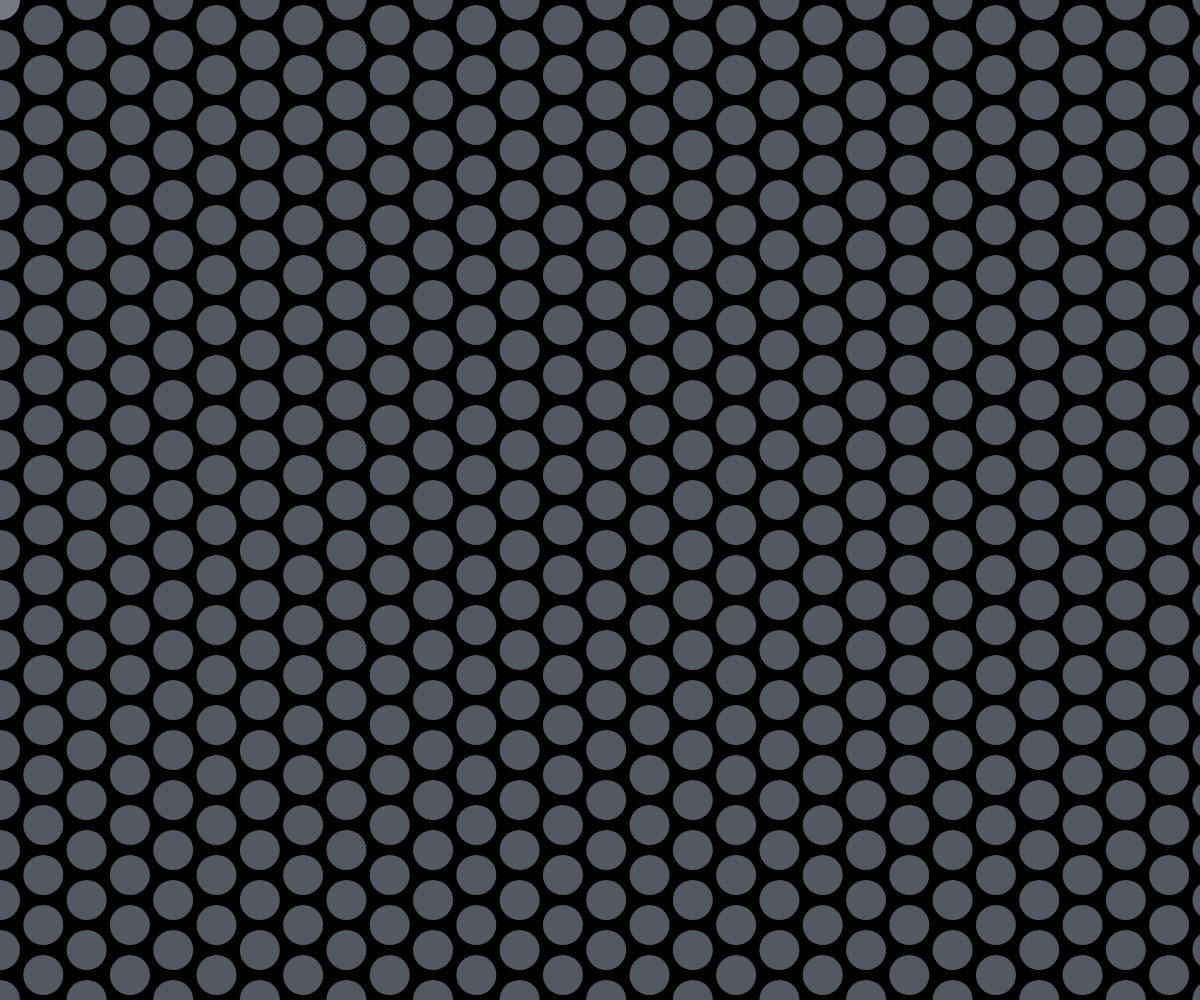
Frame 1 (no input)
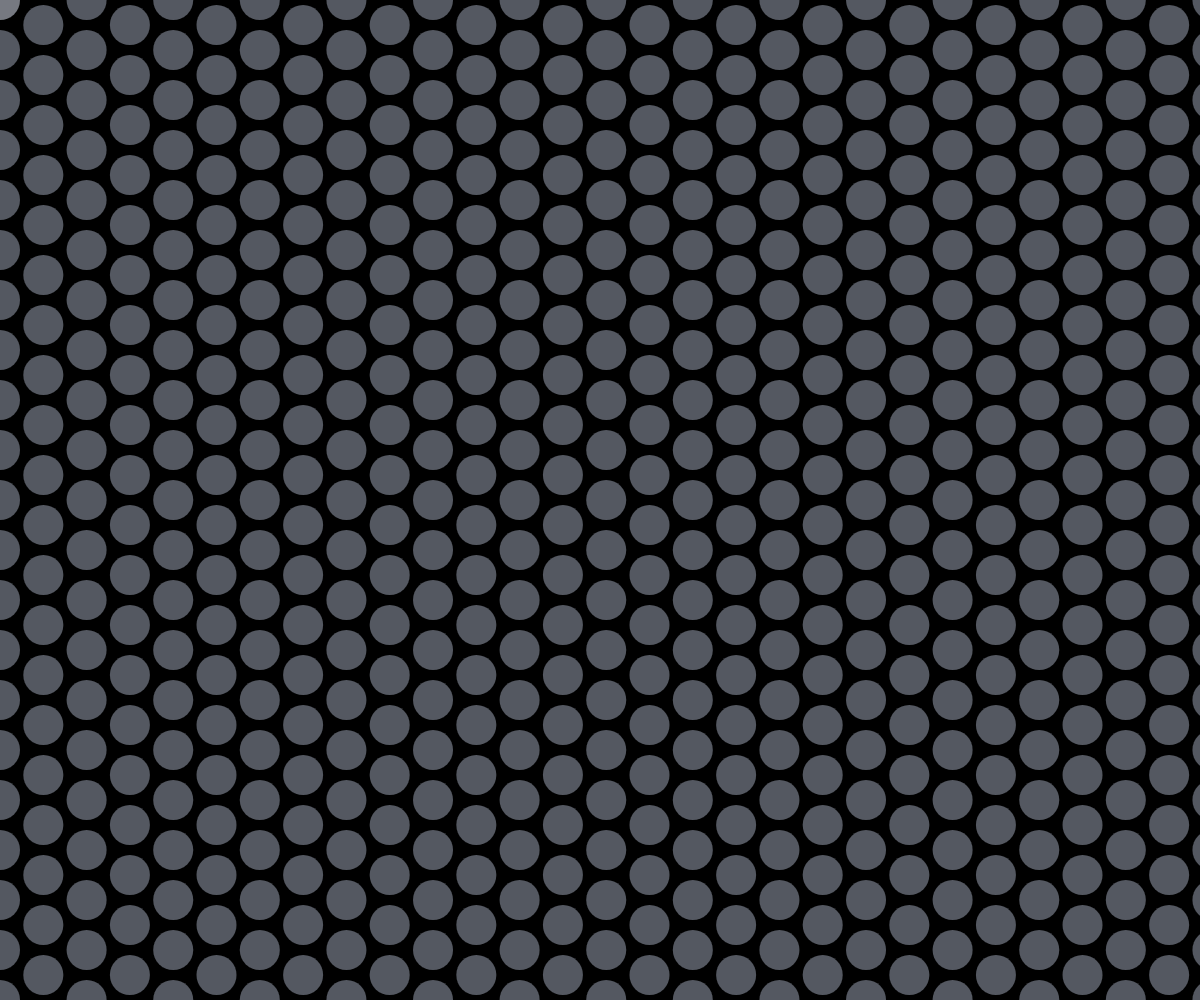
Frame 60 (no input)
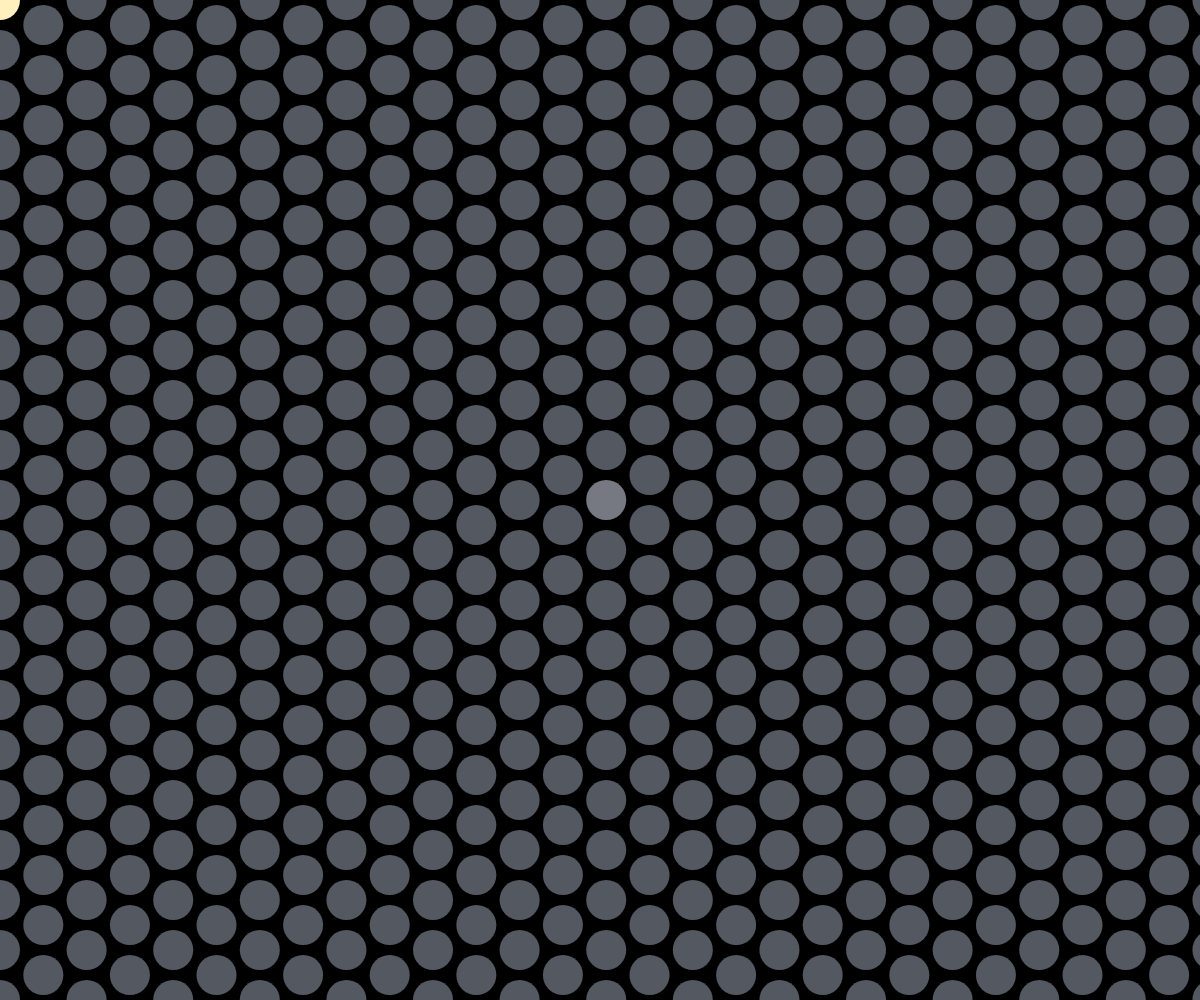
Frame 120 (the mouse pressed at the canvas centre since frame 60)

The p5.js sketch that drew these frames (run headless with seeded random() and noise() and a simulated clock; from frame 60 on, the mouse is pressed at the canvas centre):

// p5.js sketch
// ── sketch.js
let u;
let u2;
let count;
let mods = [];

function setup() {
  createCanvas(windowWidth, windowHeight);
  background('#000');
  u = 50;
  u2 = (u/2)*sqrt(3);
  let highCount = (height/u)+3;
  let wideCount = (width/u2)+3;
  count = int(highCount * wideCount);
  let index = 0;
  for (let xc = 0; xc < wideCount*2; xc++) {
    for (let yc = 0; yc < highCount*2; yc++) {
      mods[index++] = new Module((int(xc)*u2*2),int(yc)*u);
    }
   }
}

function draw() {
  noStroke();
  for (let i = 0; i <= count; i++) {
    mods[i].draw1();
  }
  translate(u2,u/2);
  for (let i = 0; i <= count; i++) {
    mods[i].draw3();
  }
}

function mousePressed() {
  for (let i = 0; i <= count; i++) {
    mods[i].Pressed();
  }
}


function Module(_x, _y) {
  this.s = 40;
  this.x1 = _x;
  this.y1 = _y;
  this.x3 = _x;
  this.y3 = _y;
  this.b1 = false;
  this.b3 = false;
  this.isOverCircle1 = false;
  this.isOverCircle3 = false;
  this.c1 = '#545861';
  this.c3 = '#545861';
}


Module.prototype.draw1 = function() {
  push();
  translate(this.x1, this.y1);
  rectMode(CENTER);
  noStroke();
  fill(0);
  ellipse(0,0,this.s+1,this.s+1);
  fill(this.c1);
  ellipse(0,0,this.s,this.s);
  this.px1 = mouseX;
  this.py1 = mouseY;
  this.nx1 = this.x1;
  this.ny1 = this.y1;
  this.isOverCircle1 = (this.px1>this.nx1-this.s/2 && this.px1<this.nx1+this.s/2 && this.py1>this.ny1-this.s/2 && this.py1<this.ny1+this.s/2);
  if(this.isOverCircle1 === true)
  {
    fill('rgba(255, 255, 255, 0.2)');
    ellipse(0,0,this.s,this.s);
  } else {
	  noFill(); 
  }
  pop();
}


Module.prototype.draw3 = function() {
  push();
  translate(this.x3, this.y3);
  rectMode(CENTER);
  noStroke();
  fill(0);
  ellipse(0,0,this.s+1,this.s+1);
  fill(this.c3);
  ellipse(0,0,this.s,this.s);
  this.px3 = mouseX;
  this.py3 = mouseY;
  this.nx3 = this.x3+u2;
  this.ny3 = this.y3+(u/2);
  this.isOverCircle3 = (this.px3>this.nx3-this.s/2 && this.px3<this.nx3+this.s/2 && this.py3>this.ny3-this.s/2 && this.py3<this.ny3+this.s/2);  
  if(this.isOverCircle3 === true)
  {
    fill('rgba(255, 255, 255, 0.2)');
    ellipse(0,0,this.s,this.s);
  } else {
	  noFill(); 
  }
  pop();
}


Module.prototype.Pressed = function() {
    if (this.isOverCircle1 === true){
      if(this.b1 === false){
      this.c1 = '#FFF0BD';
      this.b1 = true;
      } else {
      this.c1 = '#545861';
      this.b1 = false; 
      }
    }
    if (this.isOverCircle3 === true){
      if(this.b3 === false){
      this.c3 = '#FFF0BD';
      this.b3 = true;
      } else {
      this.c3 = '#545061';
      this.b3 = false; 
      }
    }
}

function windowResized() {
  resizeCanvas(windowWidth, windowHeight);
  background('#000');

}
